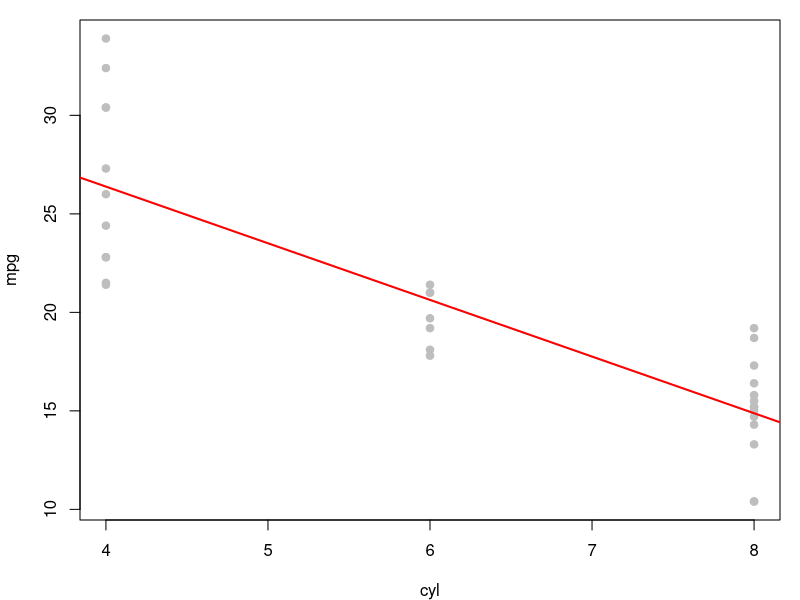

Generate this figure with R:
## ---- chunk 1
options(digits = 4)
fit <- lm(mpg~cyl, data = mtcars)
b   <- coef(fit)
summary(fit)
## ---- chunk 2
par(mar = c(4, 4, 1, 1))
plot(mpg~cyl, data = mtcars, pch = 19, col = 'gray')
abline(fit, col = 'red', lwd = 2)
